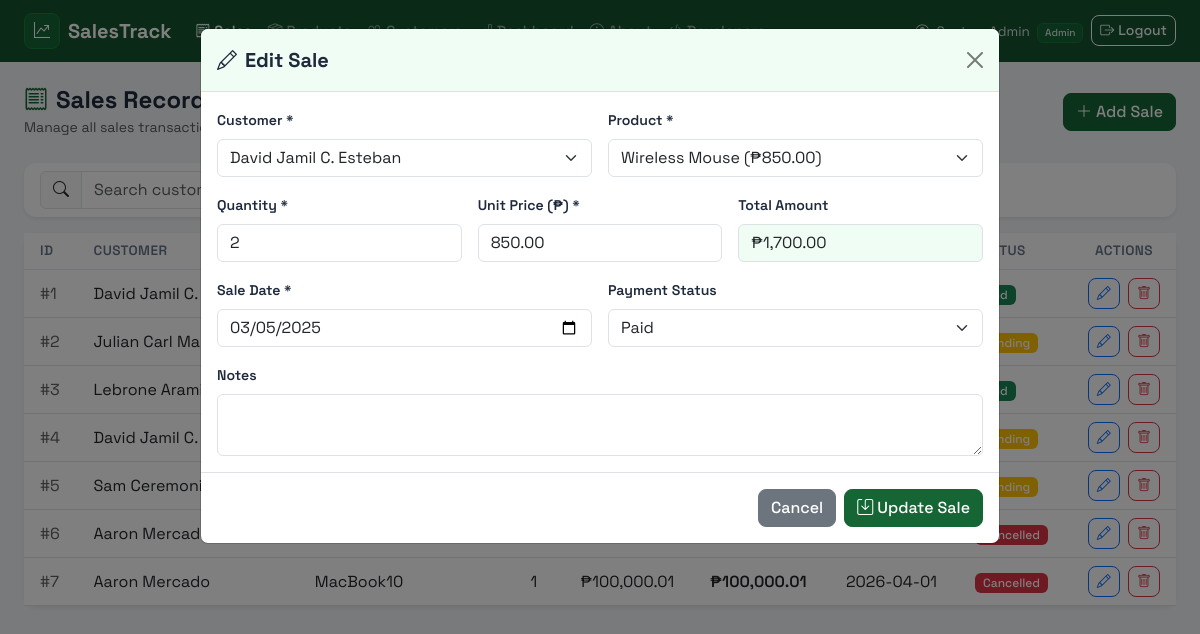
Page /index.php?edit=1 (signed in) on the committed database.
### tables this page shows
CREATE TABLE IF NOT EXISTS sales (
    id INT AUTO_INCREMENT PRIMARY KEY,
    customer_id INT NOT NULL,
    product_id INT NOT NULL,
    quantity INT NOT NULL,
    unit_price DECIMAL(10,2) NOT NULL,
    total_amount DECIMAL(10,2) NOT NULL,
    sale_date DATE NOT NULL,
    payment_status ENUM('paid','pending','cancelled') DEFAULT 'pending',
    notes TEXT,
    created_by INT,
    created_at TIMESTAMP DEFAULT CURRENT_TIMESTAMP,
    FOREIGN KEY (customer_id) REFERENCES customers(id),
    FOREIGN KEY (product_id) REFERENCES products(id)
);

CREATE TABLE IF NOT EXISTS customers (
    id INT AUTO_INCREMENT PRIMARY KEY,
    customer_name VARCHAR(100) NOT NULL,
    email VARCHAR(100),
    phone VARCHAR(20),
    address TEXT,
    created_at TIMESTAMP DEFAULT CURRENT_TIMESTAMP
);

CREATE TABLE IF NOT EXISTS products (
    id INT AUTO_INCREMENT PRIMARY KEY,
    product_name VARCHAR(100) NOT NULL,
    category VARCHAR(50) NOT NULL,
    unit_price DECIMAL(10,2) NOT NULL,
    stock_quantity INT NOT NULL DEFAULT 0,
    created_at TIMESTAMP DEFAULT CURRENT_TIMESTAMP
);

### index.php (the view, shortened to what this page needs)
<?php
require_once 'config.php';
$edit_sale = null;
if (isset($_GET['edit'])) {
    $eid = (int)$_GET['edit'];
    $res = mysqli_query($conn, "SELECT * FROM sales WHERE id=$eid");
    $edit_sale = mysqli_fetch_assoc($res);
}
$where = "WHERE 1=1";
$sales = mysqli_query($conn,
    "SELECT s.*, c.customer_name, p.product_name FROM sales s
     JOIN customers c ON s.customer_id = c.id
     JOIN products p ON s.product_id = p.id
     $where ORDER BY s.id ASC");
$customers = mysqli_query($conn, "SELECT * FROM customers ORDER BY customer_name");
$products  = mysqli_query($conn, "SELECT * FROM products ORDER BY product_name");
?>
<!DOCTYPE html>
<html lang="en">
<head>
    <link href="https://cdn.jsdelivr.net/npm/bootstrap@5.3.0/dist/css/bootstrap.min.css" rel="stylesheet">
    <link rel="stylesheet" href="https://cdn.jsdelivr.net/npm/bootstrap-icons@1.11.0/font/bootstrap-icons.css">
    <link rel="stylesheet" href="assets/styles.css">
</head>
<body>
<?php include 'navbar.php'; ?>
<div class="container-fluid px-4 py-4">
    <div class="d-flex align-items-center justify-content-between mb-4">
        <div>
            <h4 class="fw-bold mb-0"><i class="bi bi-receipt me-2" style="color:#166534;"></i>Sales Records</h4>
            <small class="text-muted">Manage all sales transactions</small>
        </div>
        <button class="btn btn-primary" data-bs-toggle="modal" data-bs-target="#saleModal">
            <i class="bi bi-plus-lg me-1"></i>Add Sale
        </button>
    </div>
    <div class="card mb-3 border-0 shadow-sm">
        <div class="card-body py-2">
            <form method="GET" class="row g-2 align-items-center">
                <div class="col-md-5">
                    <div class="input-group">
                        <span class="input-group-text"><i class="bi bi-search"></i></span>
                    </div>
                </div>
                <div class="col-md-3">
                </div>
                <div class="col-md-auto">
                    <button type="submit" class="btn btn-primary"><i class="bi bi-funnel me-1"></i>Filter</button>
                    <a href="index.php" class="btn btn-outline-secondary ms-1"><i class="bi bi-x"></i> Clear</a>
                </div>
            </form>
        </div>
    </div>
    <div class="card border-0 shadow-sm">
        <div class="card-body p-0">
            <div class="table-responsive">
                <table class="table table-hover align-middle mb-0">
                    <thead style="background:#f0fdf4;">
                        <tr>
                            <th class="px-3">ID</th>
                            <th>Customer</th>
                            <th>Product</th>
                            <th>Qty</th>
                            <th>Unit Price</th>
                            <th>Total</th>
                            <th>Date</th>
                            <th>Status</th>
                            <th class="text-center">Actions</th>
                        </tr>
                    </thead>
                    <tbody>
                    <?php if (mysqli_num_rows($sales) === 0): ?>
                        <tr><td colspan="9" class="text-center py-4 text-muted">No sales records found.</td></tr>
                    <?php else: ?>
                    <?php while ($row = mysqli_fetch_assoc($sales)): ?>
                        <tr>
                            <td class="px-3 text-muted">#<?= $row['id'] ?></td>
                            <td><?= htmlspecialchars($row['customer_name']) ?></td>
                            <td><?= htmlspecialchars($row['product_name']) ?></td>
                            <td><?= $row['quantity'] ?></td>
                            <td>₱<?= number_format($row['unit_price'],2) ?></td>
                            <td class="fw-600">₱<?= number_format($row['total_amount'],2) ?></td>
                            <td><?= $row['sale_date'] ?></td>
                            <td>
                                <?php
                                $badge = ['paid'=>'success','pending'=>'warning','cancelled'=>'danger'];
                                $b = $badge[$row['payment_status']] ?? 'secondary';
                                ?>
                                <span class="badge bg-<?= $b ?>"><?= ucfirst($row['payment_status']) ?></span>
                            </td>
                            <td class="text-center">
                                <a href="?edit=<?= $row['id'] ?>" class="btn btn-sm btn-outline-primary me-1" title="Edit">
                                    <i class="bi bi-pencil"></i>
                                </a>
                                <a href="?delete=<?= $row['id'] ?>" class="btn btn-sm btn-outline-danger"
                                   onclick="return confirm('Delete this sale record?')" title="Delete">
                                    <i class="bi bi-trash"></i>
                                </a>
                            </td>
                        </tr>
                    <?php endwhile; ?>
                    <?php endif; ?>
                    </tbody>
                </table>
            </div>
        </div>
    </div>
</div>
<div class="modal fade" id="saleModal" tabindex="-1">
    <div class="modal-dialog modal-lg">
        <div class="modal-content">
            <div class="modal-header" style="background:#f0fdf4;border-bottom:1px solid #bbf7d0;">
                <h5 class="modal-title fw-bold">
                    <?= $edit_sale ? '<i class="bi bi-pencil me-2"></i>Edit Sale' : '<i class="bi bi-plus-circle me-2"></i>Add New Sale' ?>
                </h5>
                <button type="button" class="btn-close" data-bs-dismiss="modal"></button>
            </div>
            <form method="POST">
                <div class="modal-body">
                    <div class="row g-3">
                        <div class="col-md-6">
                            <label class="form-label fw-600">Customer *</label>
                            <select name="customer_id" class="form-select" required>
                                <?php
                                mysqli_data_seek($customers, 0);
                                while ($c = mysqli_fetch_assoc($customers)):
                                    $sel = ($edit_sale && $edit_sale['customer_id']==$c['id']) ? 'selected' : '';
                                ?>
                                <option value="<?= $c['id'] ?>" <?= $sel ?>><?= htmlspecialchars($c['customer_name']) ?></option>
                                <?php endwhile; ?>
                            </select>
                        </div>
                        <div class="col-md-6">
                            <label class="form-label fw-600">Product *</label>
                            <select name="product_id" class="form-select" required id="productSelect">
                                <?php
                                mysqli_data_seek($products, 0);
                                while ($p = mysqli_fetch_assoc($products)):
                                    $sel = ($edit_sale && $edit_sale['product_id']==$p['id']) ? 'selected' : '';
                                ?>
                                <option value="<?= $p['id'] ?>" data-price="<?= $p['unit_price'] ?>" <?= $sel ?>>
                                    <?= htmlspecialchars($p['product_name']) ?> (₱<?= number_format($p['unit_price'],2) ?>)
                                </option>
                                <?php endwhile; ?>
                            </select>
                        </div>
                        <div class="col-md-4">
                            <label class="form-label fw-600">Quantity *</label>
                            <input type="number" name="quantity" id="qtyInput" class="form-control" min="1"
                                   value="<?= $edit_sale ? $edit_sale['quantity'] : 1 ?>" required>
                        </div>
                        <div class="col-md-4">
                            <label class="form-label fw-600">Unit Price (₱) *</label>
                            <input type="number" name="unit_price" id="priceInput" class="form-control" step="0.01" min="0"
                                   value="<?= $edit_sale ? $edit_sale['unit_price'] : '' ?>" required>
                        </div>
                        <div class="col-md-4">
                            <label class="form-label fw-600">Total Amount</label>
                            <input type="text" id="totalDisplay" class="form-control" readonly placeholder="Auto-calculated" style="background:#f0fdf4;">
                        </div>
                        <div class="col-md-6">
                            <label class="form-label fw-600">Sale Date *</label>
                            <input type="date" name="sale_date" class="form-control"
                                   value="<?= $edit_sale ? $edit_sale['sale_date'] : date('Y-m-d') ?>" required>
                        </div>
                        <div class="col-md-6">
                            <label class="form-label fw-600">Payment Status</label>
                            <select name="payment_status" class="form-select">
                                <option value="paid" <?= ($edit_sale && $edit_sale['payment_status']=='paid')?'selected':'' ?>>Paid</option>
                            </select>
                        </div>
                        <div class="col-12">
                            <label class="form-label fw-600">Notes</label>
                            <textarea name="notes" class="form-control" rows="2"><?= $edit_sale ? htmlspecialchars($edit_sale['notes']) : '' ?></textarea>
                        </div>
                    </div>
                </div>
                <div class="modal-footer">
                    <button type="button" class="btn btn-secondary" data-bs-dismiss="modal">Cancel</button>
                    <button type="submit" class="btn btn-primary">
                        <i class="bi bi-save me-1"></i><?= $edit_sale ? 'Update Sale' : 'Save Sale' ?>
                    </button>
                </div>
            </form>
        </div>
    </div>
</div>
</body>
</html>

### assets/styles.css (style rules this page uses)
:root { --primary: #166534; --primary-hover: #14532d; --primary-light: #dcfce7; --primary-focus: rgba(22,101,52,.12); }
body { font-family: 'Space Grotesk', sans-serif; background: #f1f5f9; color: #1e293b; }
.fw-600 { font-weight: 600; }
.card { border-radius: 12px; }
.btn { font-weight: 500; border-radius: 8px; }
.btn-primary { background: var(--primary); border-color: var(--primary); }
.table th { font-weight: 600; font-size: .85rem; text-transform: uppercase; letter-spacing: .03em; color: #64748b; border-bottom: 1px solid #e2e8f0; }
.table td { vertical-align: middle; }
.form-label { font-weight: 600; font-size: .88rem; }
.badge { font-weight: 500; }

### rows in the picture
sales: id "1", customer.customer_name "David Jamil C. Esteban", quantity "2", unit_price "850.00", sale_date "03/05/2025", payment_status "Paid"
sales: id "2", customer.customer_name "Julian Carl Malolos", payment_status "Pending"
sales: id "3", customer.customer_name "Lebrone Aramil"
sales: id "4", customer.customer_name "David Jamil C. Esteban", payment_status "Pending"
sales: id "5", customer.customer_name "Sam Ceremonia", payment_status "Pending"
sales: id "6", customer.customer_name "Aaron Mercado", payment_status "Cancelled"
sales: id "7", customer.customer_name "Aaron Mercado", product.product_name "MacBook10", quantity "1", unit_price "100,000.01", total_amount "100,000.01", sale_date "2026-04-01", payment_status "Cancelled"

### other values in the picture
$_SESSION['role'] "Admin"
form field customer_id "David Jamil C. Esteban"
form field product_id "Wireless Mouse (₱850.00)"
